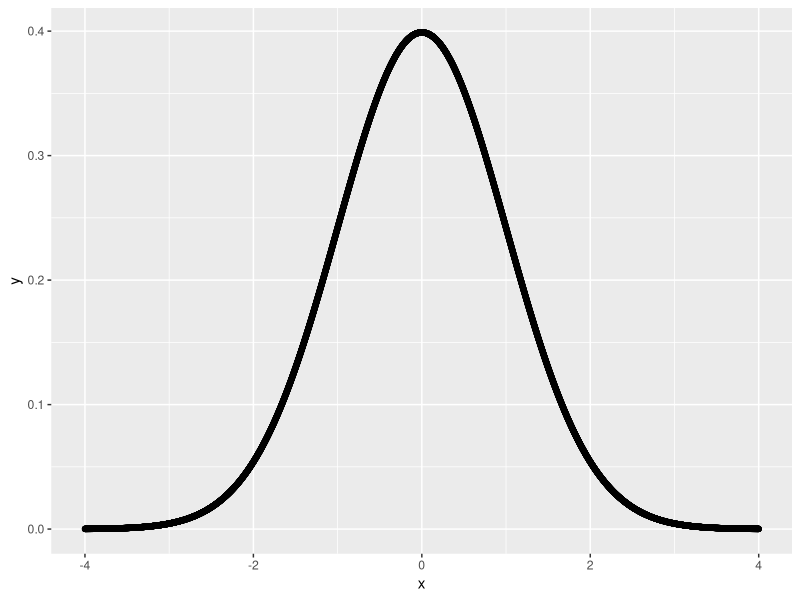

R code for this plot:
## ---- chunk 1
1 * 0.5
## ---- chunk 2
# first toss: heads
p1 <- 0.5
# second toss: tails
p2 <- 0.5
# Likelihood
p1 * p2
## ---- chunk 3
# heads
p1 <- 0.4
# tails
p2 <- 0.6
# Likelihood
l1 <- p1 * p2
l1

## ---- chunk 4
head_prob <-seq(0,1,0.001)
head_prob

tail_prob <- 1 - head_prob
tail_prob
head_prob
head_prob[3]
## ---- chunk 5
#count the number of heads and the number of tails: one head , one tail
x <-c("number of heads" = 1, "number of tails" = 1)
x
x[1]
x[2]
tail_prob[2]
x[1] * head_prob[2]
x[2] * tail_prob[2]
x[1] * head_prob[2] * x[2] * tail_prob[2]
## ---- chunk 6
#lapply is list apply:  Apply a function to a list.
#sapply simple apply
like <- function(x,p_selection){
  # probability of a head ^ number of times a head is tossed
  heads_likelihood <-(head_prob[p_selection])^x[1] 
  tails_likelihood <-(tail_prob[p_selection])^x[2] 
  result <- c("likelihood is: " = as.double(heads_likelihood * tails_likelihood) )
  return(result)
}
x <- like(c("number of heads" = 1, "number of tails" = 1),1 )
x
like(c("number of heads" = 1, "number of tails" = 1),2 )
like(c("number of heads" = 1, "number of tails" = 1),3 )
like(c("number of heads" = 1, "number of tails" = 1),51 )
## ---- chunk 7
observed_data <- c("number of heads" = 1, "number of tails" = 1)
l <- lapply(1:100,like,x=observed_data)
## ---- chunk 8
l
i <- which(l == max(as.double(l)))
i
prob <- head_prob[i]
prob
## ---- chunk 9
# Encode the data with counts of heads and counts of tails
observed_data <- c("number of heads" = 2, "number of tails" = 0)
l <- lapply(1:1000,like,x=observed_data)
i <- which(l == max(as.double(l)))
i
prob <- head_prob[i]
prob
## ---- chunk 10
# Encode the data with counts of heads and counts of tails
observed_data <- c("number of heads" = 10, "number of tails" = 50)
observed_data
# call the the like function 100 times.  The first time with and index of 1
# and with x= observered data

lapply(1:100,like,x=observed_data)
like(26,x=observed_data)
l <- lapply(1:100,like,x=observed_data)
l <- sapply(1:1000,like,x=observed_data)
max(l)
l
i <- which(l == max(l))
i
head_prob[34]
prob <- head_prob[i]
prob
## ---- chunk 11
x <- 4
# guess a value for the mean that will maximize the likelihood function.
# given the data.
# The data is fixed.  The estimate for the mean has to agree with the data.
# ignore the standar deviagtion.
x <- c(2,3,3,5,6,8)
d<-dnorm(x,mean=3)
prod(d)
d<-dnorm(x,mean=2)
prod(d)
d<-dnorm(x,mean=2.5)
prod(d)
d<-dnorm(x,mean=2.6)
prod(d)
d<-dnorm(x,mean=4)
prod(d)
d<-dnorm(x,mean=4.5)
prod(d)
## ---- chunk 12
library(ggplot2)
library(magrittr)
## ---- chunk 13
mean=0
x <-seq(mean - 4,mean + 4,by=.001) 
y<-dnorm(x,mean=mean)
d <-data.frame(x=x,y=y)
d %>% ggplot() + 
  aes(x=x,y=y) +
  geom_point() + 
  geom_line()
## ---- chunk 14
1 - pnorm(10,mean= 0, sd = 20/sqrt(30))
